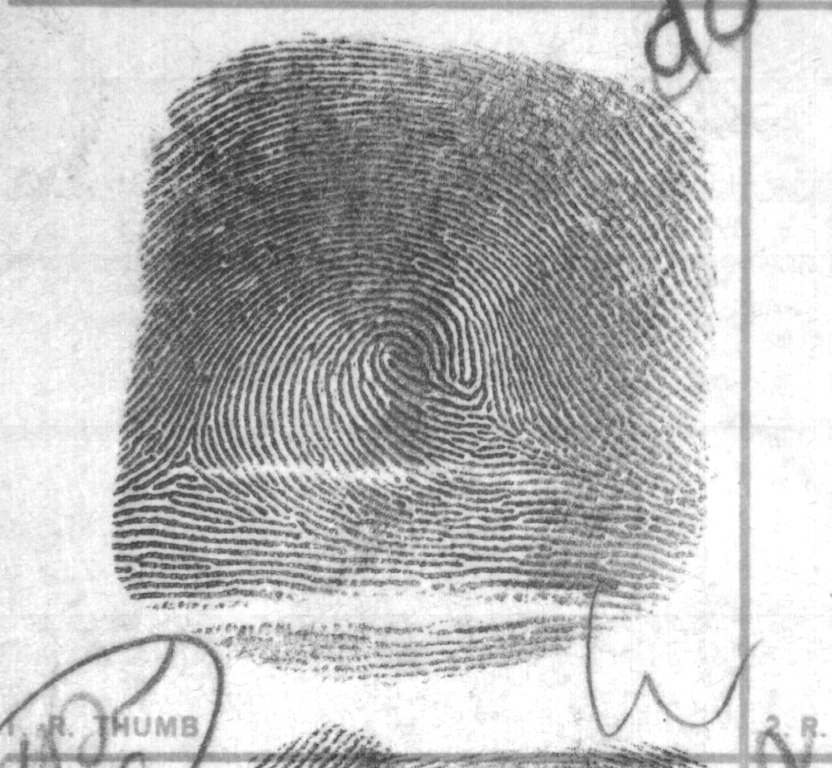
#> input picture 06/images/crd_0811f/crd_0811f_01.png, 832 x 768 px; its folder holds only this picture in this run
$ python -i utils_no_ia.py   (imports and definitions only)
#> lines starting #> are read from the running program, lines starting #| are printed output that depends on the picture
#> further down, picture is the input picture: shape (768, 832, 3); min 46, max 255, mean 187.2
import os
import cv2 as cv
import numpy as np
import matplotlib.pyplot as plt
import json
import itertools
from scipy.stats import norm

# PREPROCESAMIENTO

# [58 lines left out: functions recorrer_y_procesar, mejor_roi_por_negros, aplicar_recorte, aplicar_ecualizacion, aplicar_bilateral, not called in this run]

def aplicar_sobel(img, save_path):
    """Aplica el filtro Sobel para la detección de bordes."""
#> called with save_path = 'out.png'

    gray = cv.cvtColor(img, cv.COLOR_BGR2GRAY) if len(img.shape) == 3 else img
    sx = cv.Sobel(gray, cv.CV_64F, 1, 0, ksize=3)
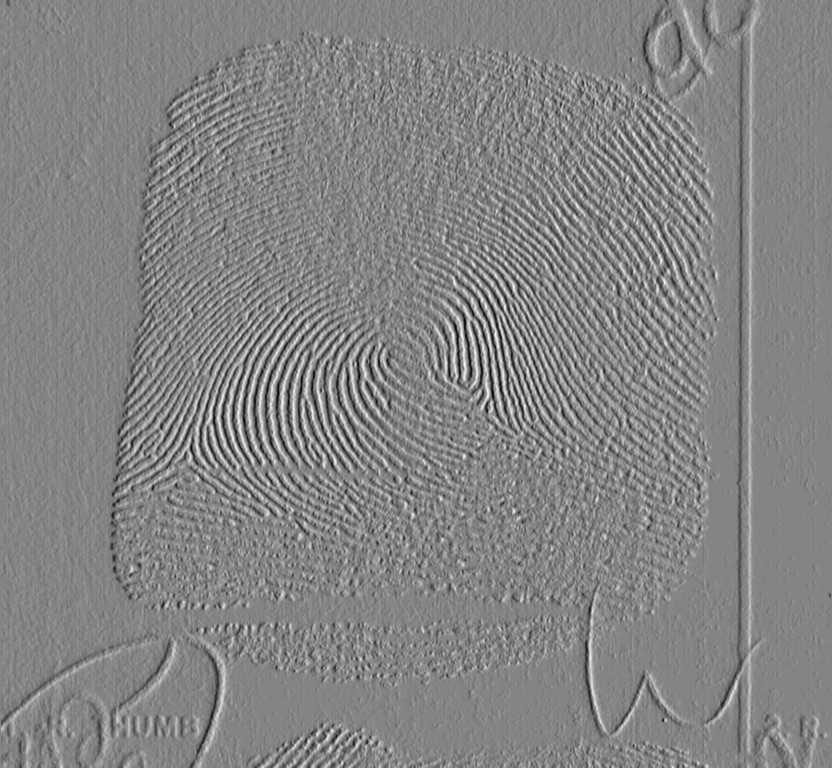
#> sx: shape (768, 832) float64; min -446, max 414, mean 0.2; drawn with min black and max white
    sy = cv.Sobel(gray, cv.CV_64F, 0, 1, ksize=3)
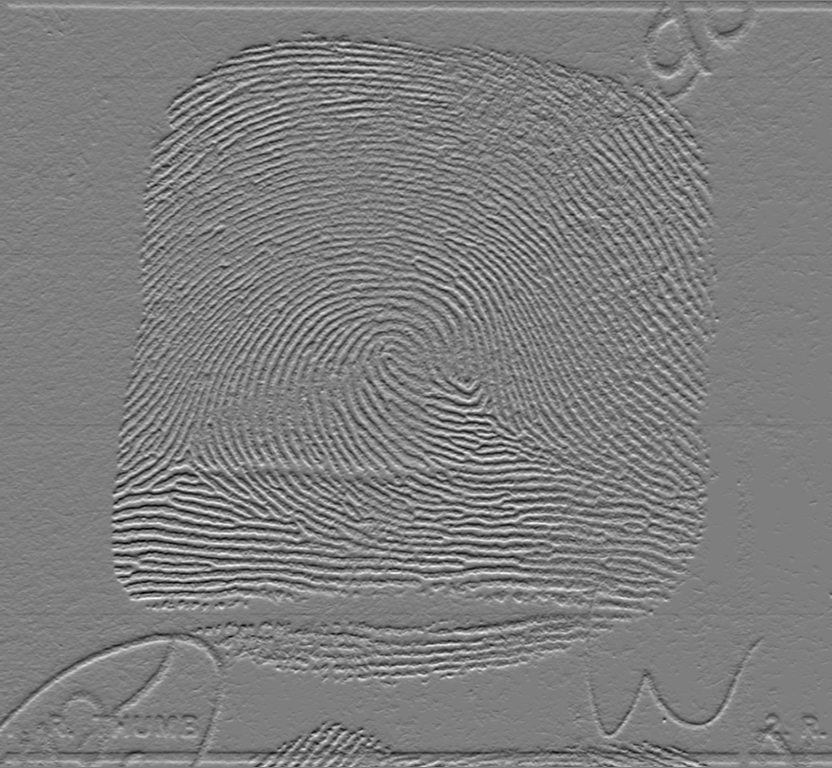
#> sy: shape (768, 832) float64; min -450, max 457, mean 0.2; drawn with min black and max white
    m = cv.magnitude(sx, sy)
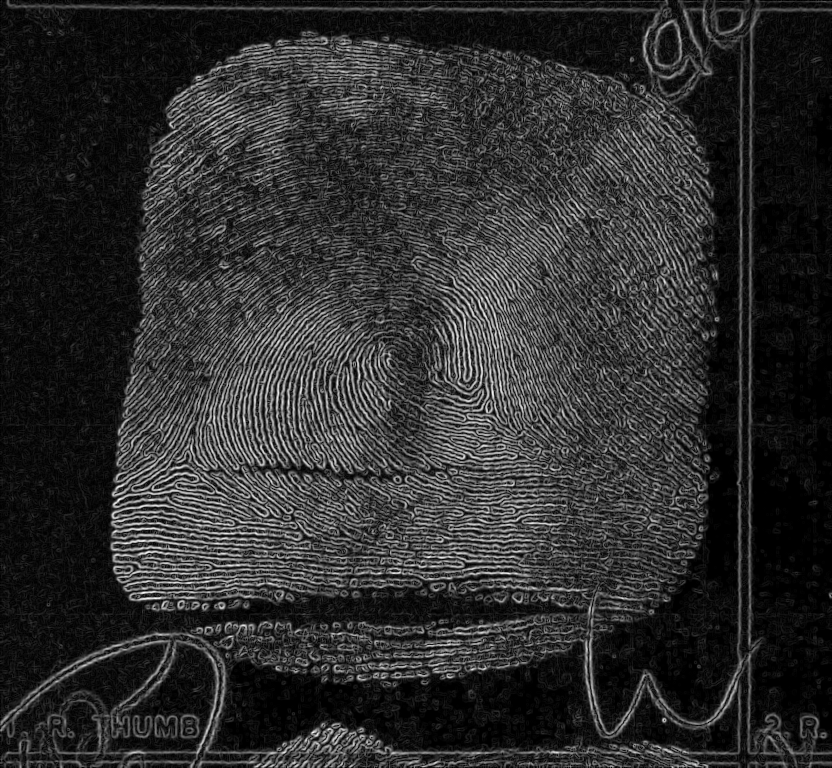
#> m: shape (768, 832) float64; min 0, max 468.6, mean 85; drawn with min black and max white
    cv.imwrite(save_path, cv.normalize(m, None, 0, 255, cv.NORM_MINMAX).astype(np.uint8))

# [298 lines left out: functions aplicar_refinado, ejecutar_pipeline_completo, obtener_usuarios_validos, cargar_dataset, calcular_similitud_raw, _evaluar_params and 6 more, not called in this run]

>>> import cv2
>>> picture = cv2.imread('images/crd_0811f/crd_0811f_01.png')
>>> result = aplicar_sobel(picture, 'out.png')
